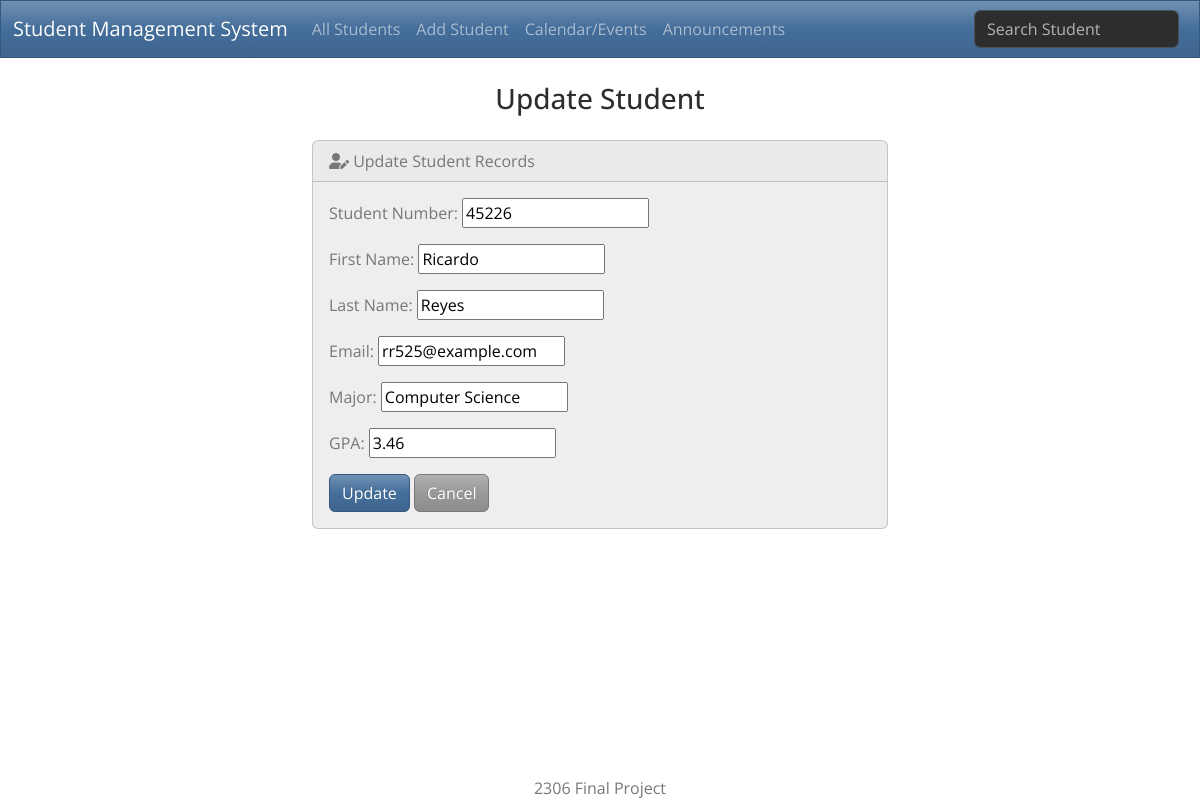
/edit/45226, run on an earlier commit of the app's database.
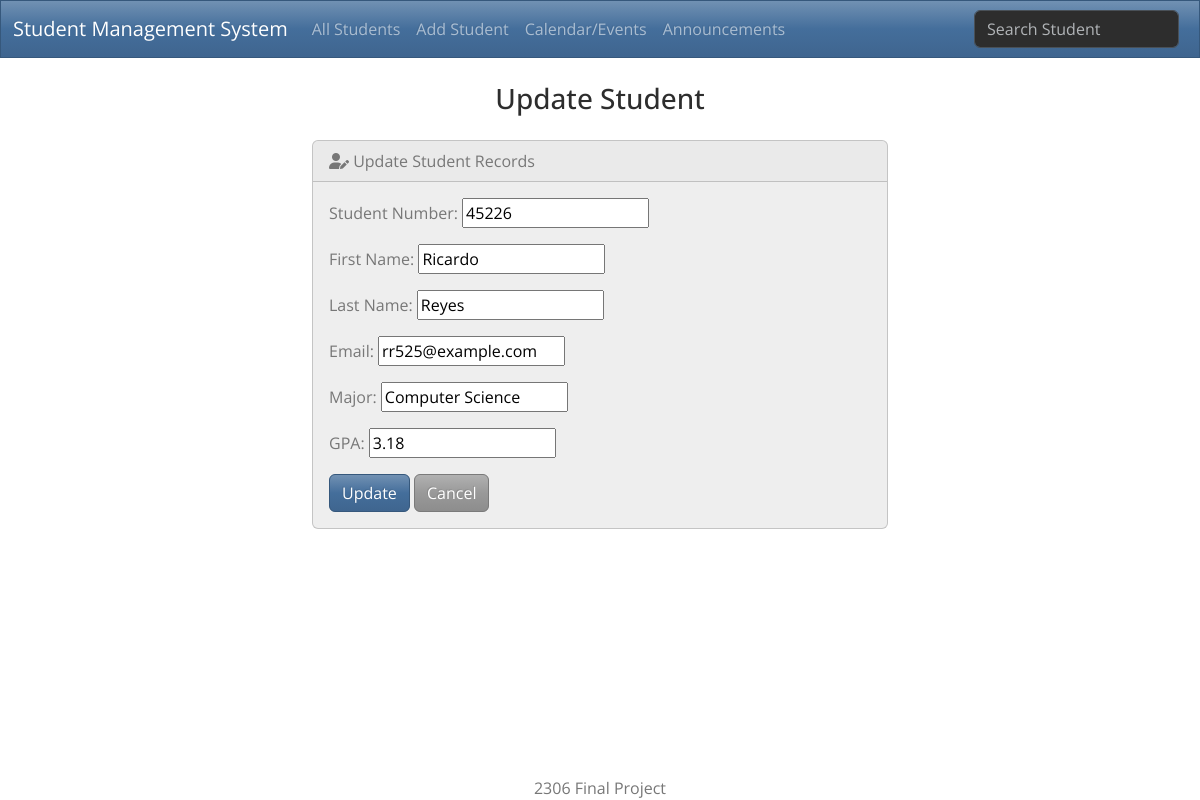
And on a later commit of the database.
### students/models.py (models this page shows, shortened)
class Student(models.Model):
    student_number = models.CharField(max_length=5, primary_key=True)
    first_name = models.CharField(max_length=100)
    last_name = models.CharField(max_length=100)
    email = models.EmailField(max_length=100)
    major = models.CharField(max_length=50)
    gpa = models.FloatField()

### students/views.py (the view)
# urls.py: path('edit/<int:id>', views.edit, name='edit'),
def edit(request, id):
    if request.method == 'POST':
        student = Student.objects.get(pk=id)
        form = StudentForm(request.POST, instance=student)
        if form.is_valid():
            form.save()
            return render(request, 'students/edit.html', {
                'form': form,
                'success': True
            })
    else:
        student = Student.objects.get(pk=id)
        form = StudentForm(instance=student)
    return render(request, 'students/edit.html', {'form': form})

### students/forms.py
class StudentForm(forms.ModelForm):
    class Meta:
        model = Student
        fields = ['student_number', 'first_name', 'last_name', 'email', 'major', 'gpa']
        labels = {
            'student_number': 'Student Number',
            'first_name': 'First Name',
            'last_name': 'Last Name',
            'email': 'Email',
            'major': 'Major',
            'gpa': 'GPA'
        }
        widgets = {
            'student_number': forms.NumberInput(attrs={'class': 'form_control'}),
            'first_name': forms.TextInput(attrs={'class': 'form_control'}),
            'last_name': forms.TextInput(attrs={'class': 'form_control'}),
            'email': forms.EmailInput(attrs={'class': 'form_control'}),
            'major': forms.TextInput(attrs={'class': 'form_control'}),
            'gpa': forms.NumberInput(attrs={'class': 'form_control'})
        }

### students/templates/students/edit.html (shortened to what this page needs)
{% extends "students/base.html" %}
{% block body %}
    <h3 class="text-center m-4">Update Student</h3>
    {% if success %}
        <div class="alert alert-success" role="alert">
            Student's information was updated successfully!
            <a href="{% url 'index' %}">Go to Home Page</a>
        </div>
    {% else %}
        <div class="row justify-content-center">
            <div class="col-6">
                <div class="card bg-light mb-3">
                    <div class="card-header"><i class="fa-solid fa-user-pen"></i> Update Student Records</div>
                    <div class="card-body">
                      <form action="" method="POST">
                          {{ form.as_p }}
                          <button type="submit" class="btn btn-primary">Update</button>
                          <a href="{% url 'index' %}" class="btn btn-secondary">Cancel</a>
                      </form>
                    </div>
                </div>
            </div>
        </div>
    {% endif %}
{% endblock %}

What changed in the data, as far as the page shows it:
changed Student "Ricardo": gpa "3.46" → "3.18"
